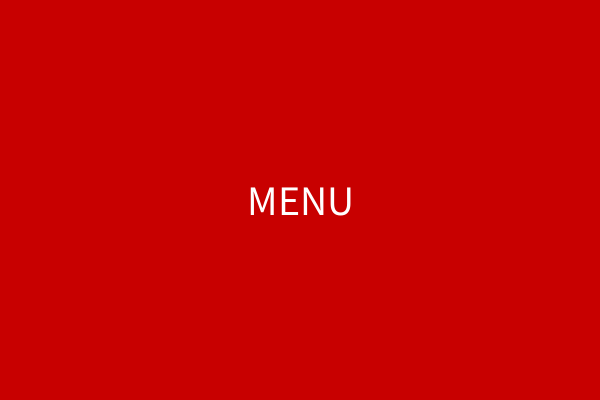
Frame 1 (no input)
Frame 60 (the mouse pressed at the canvas centre just before this capture): identical to frame 1, image omitted
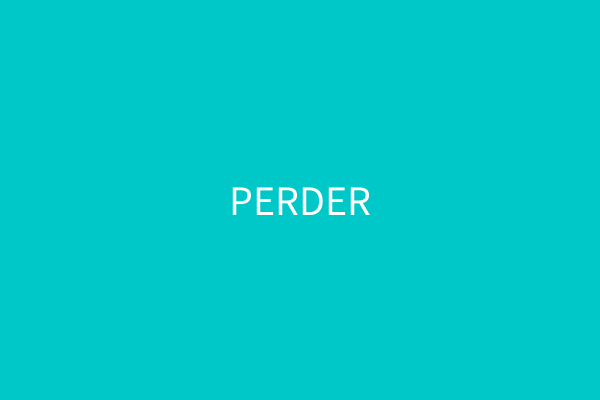
Frame 120 (the mouse held since frame 60 and released just before this capture)

The Processing sketch that drew these frames (run headless with seeded random() and noise(); from frame 60 on, the mouse is pressed at the canvas centre):

// Processing sketch: sketch_240514b
// ── sketch_240514b.pde

// diagrama de estados, o como armar una logica de pantallas para tp2
// parte 2: manejo con tiempo con frameCount

String estado;  //variable global de texto
//int e;  //podria ser entera tambien

void setup() {
  size( 600, 400 );
  textSize( 42 );
  textAlign( CENTER, CENTER );

  estado = "menu";
}

void draw() {
  background( 0 );
  //println( frameCount/60 );  // segundos no exacto
  //println( frameRate );  // velocidad real del draw

  // ---------------------------------------------------------
  // ESTADOS

  //if( estado == "menu" ){
  if ( estado.equals("menu") ) {  //expresion correcta
    background( 200, 0, 0 );
    text( "MENU", width/2, height/2 );

    // EVENTO POR TIEMPO
    if ( frameCount/60 >= 5 ) // si pasaron 5 segundos desde el inicio del draw
      estado = "juego";

    // estado #2
  } else if ( estado == "juego" ) {
    background( 200, 200, 0 );
    text( "JUEGO", width/2, height/2 );
    
  } else if ( estado == "ganar" ) {
    background( 200, 0, 200 );
    
    text( "GANAR", width/2, height/2 );
  } else if ( estado == "perder" ) {
    background( 0, 200, 200 );
    text( "PERDER", width/2, height/2 );
    
  }
}

void keyPressed() {
  //cambio la variable estado
  estado = "ganar";
  println( "aprete una tecla" );
}
void mousePressed() {
  //cambio la variable estado
  estado = "perder";
  println( "aprete el mouse" );
}
